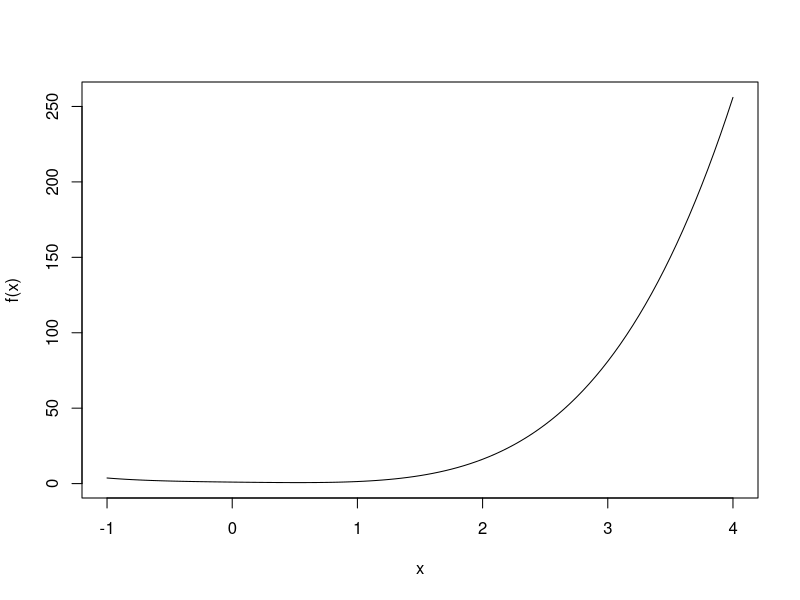

Recreate this plot in R.
#example 1
f<-function(x) exp(-x)+x^4
curve(f, from=-1, to=4)

f.diff1<-function(x)-exp(-x)+4*x^3
f.diff2<-function(x) exp(-x)+12*x^2

x<-c(0.5, rep(NA,6))

f.nilai<-rep(NA, 7)
f.diff1.nilai<-rep(NA, 7)
f.diff2.nilai<-rep(NA, 7)

for (i in 1:6){
  f.nilai[i]<-f(x[i])
  f.diff1.nilai[i]<-f.diff1(x[i])
  f.diff2.nilai[i]<-f.diff2(x[i])
 
  x[i+1]=x[i]-(f.diff1.nilai[i]/f.diff2.nilai[i])
}

hasil=data.frame(x,f.nilai,f.diff1.nilai,f.diff2.nilai)
hasil
  